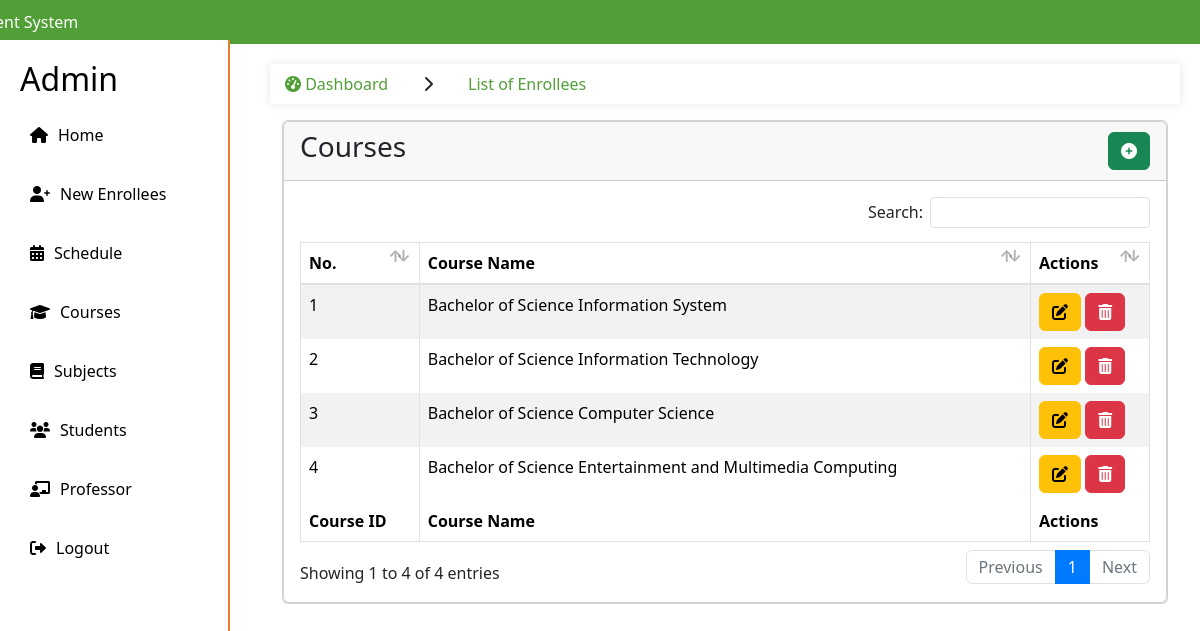
The app's page /admin/courses.php, older data.
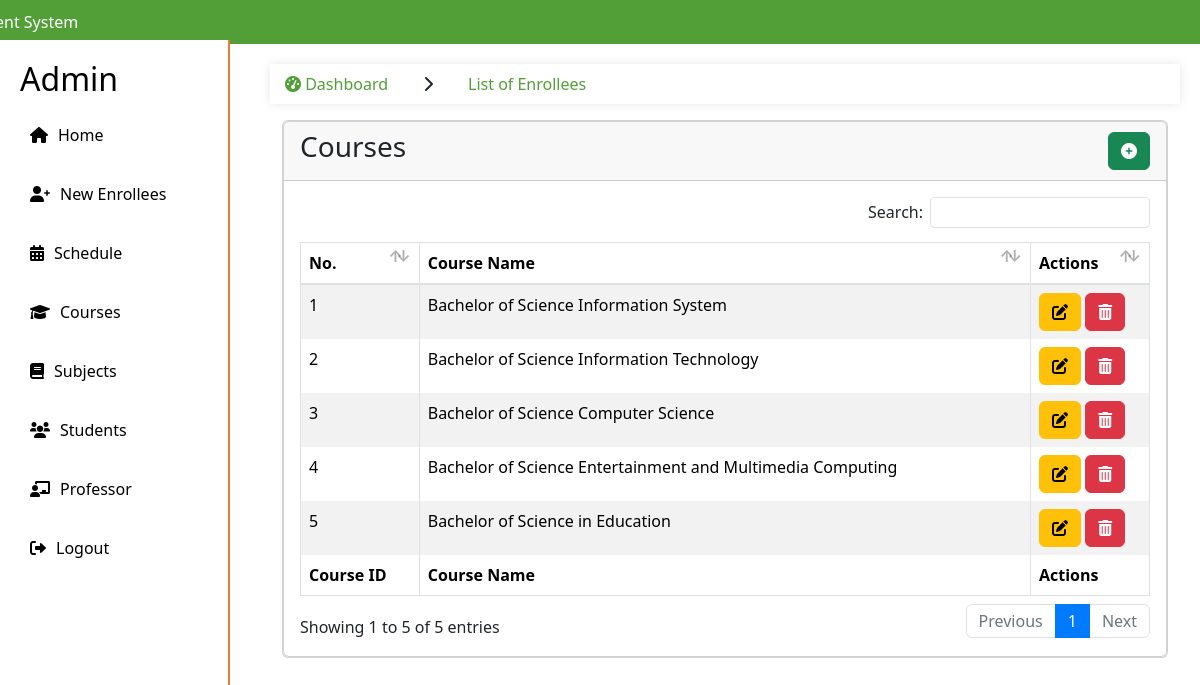
The same page, newer data.
### tables this page shows
CREATE TABLE `courses` (
  `id` int(11) NOT NULL,
  `program` varchar(255) NOT NULL
);

### admin/courses.php (the view, shortened to what this page needs)
<!DOCTYPE html>
<html lang="en">
<head>
    <link rel="stylesheet" href="https://stackpath.bootstrapcdn.com/bootstrap/4.5.2/css/bootstrap.min.css">
    <link rel="stylesheet" href="styles.css">
    <link rel="stylesheet" href="https://cdnjs.cloudflare.com/ajax/libs/font-awesome/6.0.0-beta3/css/all.min.css">
</head>
<body>
    <?php include "include/sidebar.php"; ?>
    <main>
    <section class="content">
    <ul class="breadcrumb">
                <li class="nav-item">
                    <a href="#"><i class="fas fa-tachometer-alt"></i> Dashboard</a>
                </li>
                <li class="nav-item">
                    <i class='fas fa-chevron-right'></i>
                </li>
                <li class="nav-item active">
                    <a href="#">List of Enrollees</a>
                </li>
            </ul>
      <div class="container-fluid">
        <div class="row">
          <div class="col-12">
            <div class="card">
            <div class="card">
            <div class="card-header d-flex justify-content-between align-items-center">
                <h3 class="card-title">Courses</h3>
                <button type="button" class="btn btn-success" data-bs-toggle="modal" data-bs-target="#staticBackdrop">
                    <i class="fa-solid fa-circle-plus"></i>
                </button>
            </div>
              <div class="card-body">
                <table id="example1" class="table table-bordered table-striped">
                  <thead>
                  <tr>
                            <th>No.</th>
                            <th>Course Name</th>
                            <th class="actions-column">Actions</th>
                  </tr>
                  </thead>
                  <tbody>
                        <?php
                        $counter = 1;
                        $sql = "CALL GetCourses()";
                        $result = $conn->query($sql);
                        if ($result && $result->num_rows > 0) {
                            while ($details = $result->fetch_assoc()) {
                                ?>
                                <tr>
                                <td><?php echo $counter++; ?></td>
                                <td><?php echo $details['program']; ?></td>
                                <td>
                                <button type="button" class="btn btn-warning" data-bs-toggle="modal" data-bs-target="#MODAL_ID_<?php $details['id']; ?>">
                                    <i class="fa-solid fa-pen-to-square"></i>
                                </button>
                                <button type="button" class="btn btn-danger" onclick="deleteCourse(<?php echo $details['id']; ?>)">
                                    <i class="fa-solid fa-trash-can"></i>
                                </button>
                                </td>
                                </tr>
                                <?php
                            }
                        } else {
                            echo "<tr><td colspan='10'>No records found</td></tr>";
                        }
                        ?>
                    </tbody>
                  <tfoot>
                    <tr>
                            <th>Course ID</th>
                            <th>Course Name</th>
                            <th>Actions</th>
                    </tr>
                  </tfoot>
                </table>
              </div>
            </div>
          </div>
        </div>
      </div>
    </section>
    </main>
</body>
</html>

Row changes from the older to the newer data that the page shows:
added courses: program "Bachelor of Science in Education"
Text that changed along with them:
text written by a page script: "Search: Showing 1 to 4 of 4 entries Previous 1 Next" → "Search: Showing 1 to 5 of 5 entries Previous 1 Next"
